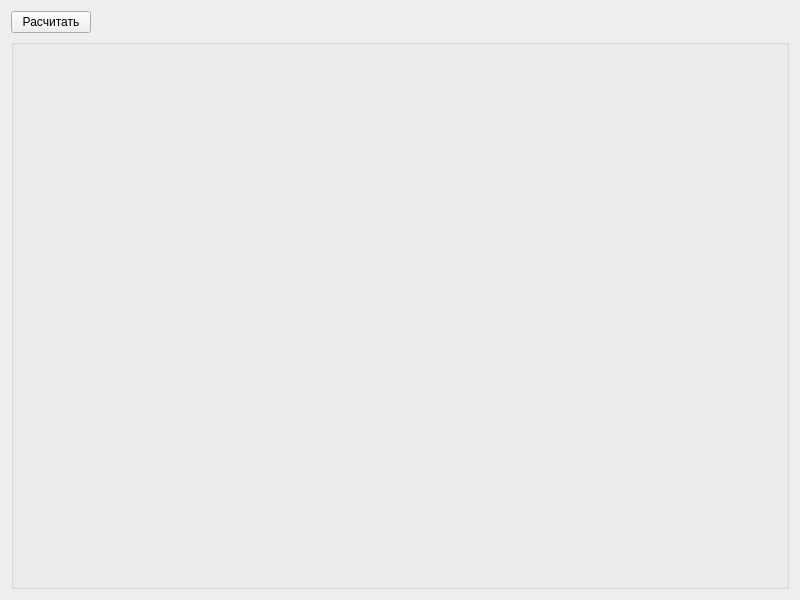
<?xml version="1.0" encoding="UTF-8"?>
<ui version="4.0">
 <class>Widget</class>
 <widget class="QWidget" name="Widget">
  <property name="geometry">
   <rect>
    <x>0</x>
    <y>0</y>
    <width>800</width>
    <height>600</height>
   </rect>
  </property>
  <property name="windowTitle">
   <string>Widget</string>
  </property>
  <layout class="QGridLayout" name="gridLayout">
   <item row="1" column="0" colspan="2">
    <widget class="QGroupBox" name="groupBox">
     <property name="title">
      <string/>
     </property>
     <layout class="QGridLayout" name="gridLayout_2">
      <property name="leftMargin">
       <number>0</number>
      </property>
      <property name="topMargin">
       <number>0</number>
      </property>
      <property name="rightMargin">
       <number>0</number>
      </property>
      <property name="bottomMargin">
       <number>0</number>
      </property>
      <property name="spacing">
       <number>0</number>
      </property>
      <item row="0" column="0">
       <widget class="MainFrame" name="frame">
        <property name="frameShape">
         <enum>QFrame::NoFrame</enum>
        </property>
        <property name="frameShadow">
         <enum>QFrame::Raised</enum>
        </property>
       </widget>
      </item>
     </layout>
    </widget>
   </item>
   <item row="0" column="0">
    <widget class="QPushButton" name="pushButton">
     <property name="text">
      <string>Расчитать</string>
     </property>
    </widget>
   </item>
   <item row="0" column="1">
    <spacer name="horizontalSpacer">
     <property name="orientation">
      <enum>Qt::Horizontal</enum>
     </property>
     <property name="sizeHint" stdset="0">
      <size>
       <width>698</width>
       <height>20</height>
      </size>
     </property>
    </spacer>
   </item>
  </layout>
 </widget>
 <customwidgets>
  <customwidget>
   <class>MainFrame</class>
   <extends>QFrame</extends>
   <header location="global">mainframe.h</header>
   <container>1</container>
  </customwidget>
 </customwidgets>
 <resources/>
 <connections/>
</ui>
